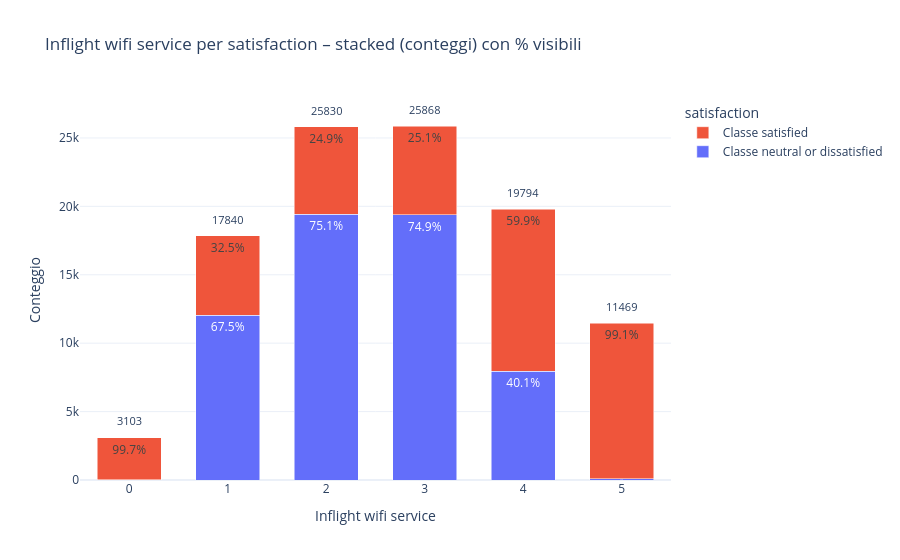

Notebook code for this chart:
### Markdown cell above
### 2.4.7 Inflight wifi service

### Code cell
fig = make_feature_by_target_figure(raw_data_train, feature="Inflight wifi service", target="satisfaction")
fig.show()

### Figure 1 — Plotly figure (JSON) as saved in the notebook; plotly's stock layout.template omitted (floating-point values rounded to 4 significant figures)
{"data": [{"customdata": [[8.0, 0.2578], [12030.0, 67.46], [19410.0, 75.13], [19390.0, 74.94], [7938.0, 40.1], [106.0, 0.9242]], "hovertemplate": "Inflight wifi service=%{x}<br>satisfaction=neutral or dissatisfied<br>Conteggio=%{customdata[0]}<br>Percentuale=%{customdata[1]:.2f}%<extra></extra>", "name": "Classe neutral or dissatisfied", "textposition": "inside", "texttemplate": "%{customdata[1]:.1f}%", "type": "bar", "x": [0, 1, 2, 3, 4, 5], "y": [8, 12034, 19407, 19386, 7938, 106]}, {"customdata": [[3095.0, 99.74], [5806.0, 32.54], [6423.0, 24.87], [6482.0, 25.06], [11860.0, 59.9], [11360.0, 99.08]], "hovertemplate": "Inflight wifi service=%{x}<br>satisfaction=satisfied<br>Conteggio=%{customdata[0]}<br>Percentuale=%{customdata[1]:.2f}%<extra></extra>", "name": "Classe satisfied", "textposition": "inside", "texttemplate": "%{customdata[1]:.1f}%", "type": "bar", "x": [0, 1, 2, 3, 4, 5], "y": [3095, 5806, 6423, 6482, 11856, 11363]}], "layout": {"annotations": [{"font": {"size": 11}, "showarrow": false, "text": "3103", "x": 0, "y": 3620.0, "yanchor": "bottom"}, {"font": {"size": 11}, "showarrow": false, "text": "17840", "x": 1, "y": 18360.0, "yanchor": "bottom"}, {"font": {"size": 11}, "showarrow": false, "text": "25830", "x": 2, "y": 26350.0, "yanchor": "bottom"}, {"font": {"size": 11}, "showarrow": false, "text": "25868", "x": 3, "y": 26390.0, "yanchor": "bottom"}, {"font": {"size": 11}, "showarrow": false, "text": "19794", "x": 4, "y": 20310.0, "yanchor": "bottom"}, {"font": {"size": 11}, "showarrow": false, "text": "11469", "x": 5, "y": 11990.0, "yanchor": "bottom"}], "bargap": 0.35, "barmode": "stack", "legend": {"title": {"text": "satisfaction"}}, "title": {"text": "Inflight wifi service per satisfaction – stacked (conteggi) con % visibili"}, "xaxis": {"categoryarray": [0, 1, 2, 3, 4, 5], "categoryorder": "array", "title": {"text": "Inflight wifi service"}}, "yaxis": {"title": {"text": "Conteggio"}}}}
